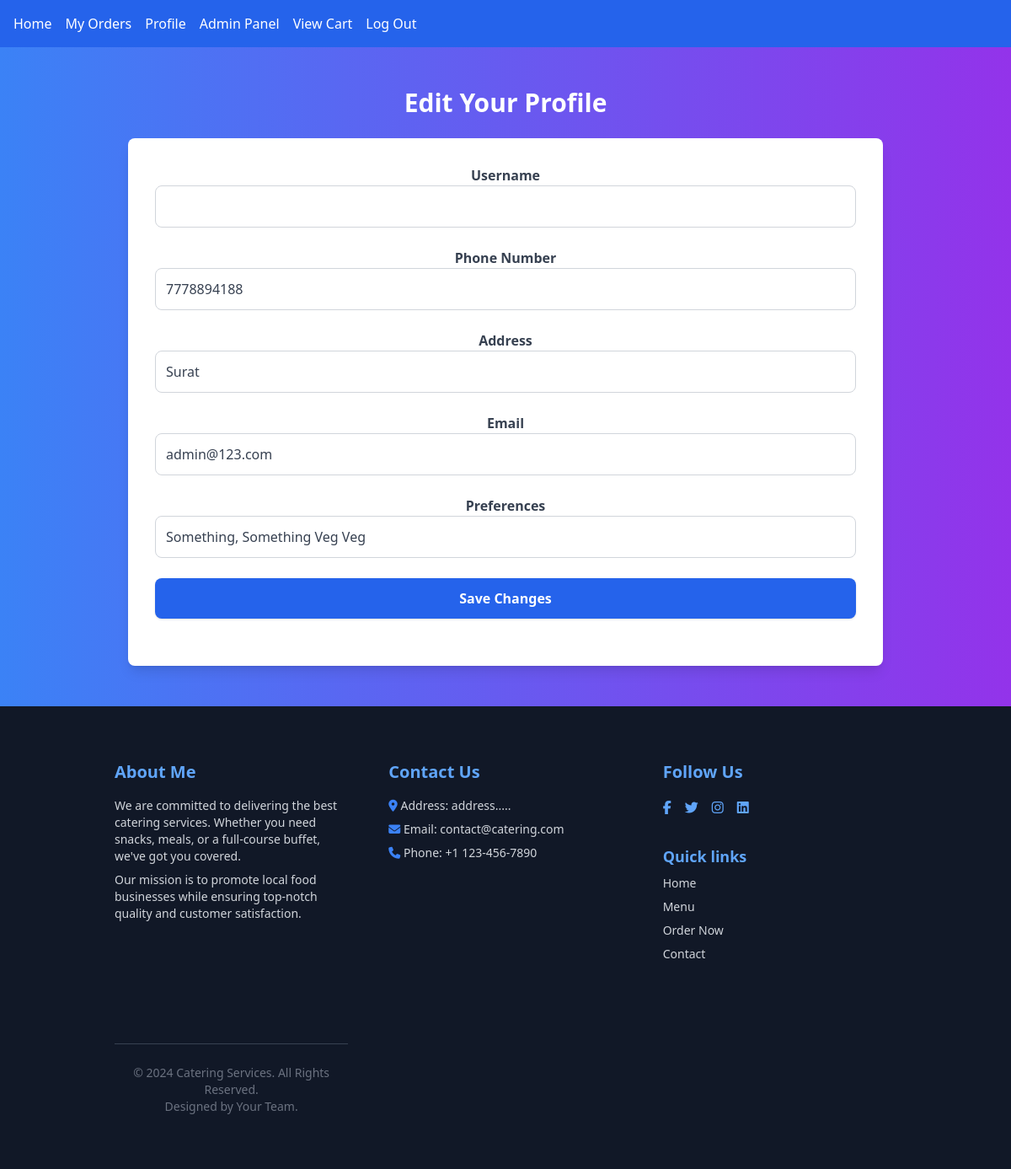
Screenshot of /catering/profile/edit (signed in) with the database file from the repository.
### catering/models.py (models this page shows, shortened)
class UserProfile(models.Model):
    user = models.OneToOneField(User, on_delete=models.CASCADE)
    phone_number = models.CharField(max_length=15, blank=True, null=True)
    address = models.CharField(max_length=255, blank=True, null=True)
    email = models.EmailField(max_length=254, blank=True, null=True)
    preferences = models.TextField(blank=True, null=True)

### catering/views.py (the view)
# urls.py: path('profile/edit', views.profile_edit, name='profile_edit'),
@login_required
def profile_edit(request):
    profile = get_object_or_404(UserProfile,  user=request.user)
    if request.method == "POST":
        form = UserProfileForm(request.POST, request.FILES, instance=profile)
        if form.is_valid:
            form.save()
            redirect('profile')
    else:
        form = UserProfileForm(instance=profile)
    return render(request, 'User_profile/profile_edit.html', {'form':form, 'profile': profile })

### catering/models.py
class UserProfileForm(forms.ModelForm):
    class Meta:
        model = UserProfile
        fields = ['phone_number','address', 'email', 'preferences']

### theme/templates/User_profile/profile_edit.html (shortened to what this page needs)
{% extends "theme/base.html" %}
{% block content %}
    <div class="bg-gradient-to-r from-blue-500 to-purple-600 text-white py-12">
        <div class="container mx-auto px-6 lg:px-8 text-center">
            <h2 class="text-3xl font-extrabold text-white mb-6">Edit Your Profile</h2>
            <div class="max-w-4xl mx-auto bg-white rounded-lg shadow-lg p-8">
                <form method="post" enctype="multipart/form-data">
                    <div class="mb-6">
                        <label for="id_username" class="block text-gray-700 font-semibold">Username</label>
                        <input type="text" name="username" id="id_username" value="{{ form.username.value }}" class="text-gray-700 w-full p-3 border border-gray-300 rounded-lg focus:ring focus:ring-blue-300" required>
                    </div>
                    <div class="mb-6">
                        <label for="id_phone_number" class="block text-gray-700 font-semibold">Phone Number</label>
                        <input type="text" name="phone_number" id="id_phone_number" value="{{ form.phone_number.value }}" class="text-gray-700 w-full p-3 border border-gray-300 rounded-lg focus:ring focus:ring-blue-300" required>
                    </div>
                    <div class="mb-6">
                        <label for="id_address" class="block text-gray-700 font-semibold">Address</label>
                        <input type="text" name="address" id="id_address" value="{{ form.address.value }}" class="w-full p-3 border text-gray-700 border-gray-300 rounded-lg focus:ring focus:ring-blue-300" required>
                    </div>
                    <div class="mb-6">
                        <label for="id_email" class="block text-gray-700 font-semibold">Email</label>
                        <input type="email" name="email" id="id_email" value="{{ form.email.value }}" class="w-full p-3 border border-gray-300 text-gray-700 rounded-lg focus:ring focus:ring-blue-300" required>
                    </div>
                    <div class="mb-6">
                        <label for="id_preferences" class="block text-gray-700 font-semibold">Preferences</label>
                        <input type="text" name="preferences" id="id_preferences" value="{{ form.preferences.value }}" class="w-full p-3 border text-gray-700 border-gray-300 rounded-lg focus:ring focus:ring-blue-300" required>
                    </div>
                    <div class="mb-6">
                        <button type="submit" class="bg-blue-600 text-white font-semibold py-3 px-6 rounded-lg shadow hover:bg-blue-700 w-full" >Save Changes</button>
                    </div>
                </form>
            </div>
        </div>
    </div>
    {% include "theme/footer.html" %}
{% endblock %}

### rows the page displays
UserProfile: phone_number "7778894188", address "Surat", email "admin@123.com", preferences "Something, Something Veg Veg"
